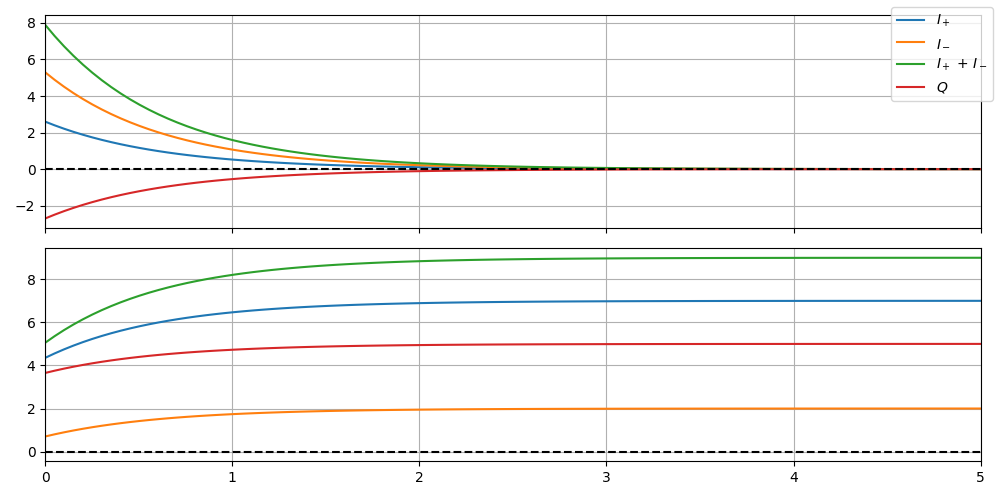

Write Python code to recreate this figure.
import numpy as np
import matplotlib.pyplot as plt

Iplus_i = 2.6
Iminus_i = 5.3

Iplus_f = 7.0
Iminus_f = 2.0

xi = 1.3

x = np.linspace(0.,5,100)

def Iplus(t, prefactor):
    return prefactor * np.exp(t*(1-2*xi))

def Iminus(t, prefactor):
    return prefactor * np.exp(t*(1-2*xi))

Iplus_new = Iplus_f - Iminus(x, Iminus_i) / 2
Iminus_new = Iminus_f - Iplus(x, Iplus_i) / 2

Q_theta1 = Iplus(x, Iplus_i) - Iminus(x, Iminus_i)
Q_theta2 = Iplus_f - Iminus(x, Iminus_i) / 2 - Iminus_f - Iplus(x, Iplus_i) / 2
P_theta1 = Iplus(x, Iplus_i) + Iminus(x, Iminus_i)
P_theta2 = Iplus_new + Iminus_new

fig, (ax1,ax2) = plt.subplots(2, 1, figsize=(10, 5), sharex=True)
ax1.plot(x, Iplus(x, Iplus_i), label=r'$I_+$')
ax1.plot(x, Iminus(x, Iminus_i), label=r'$I_-$')
ax1.plot(x, Iplus(x, Iplus_i) + Iminus(x, Iminus_i), label=r'$I_+$ + $I_-$')
ax1.plot(x, Iplus(x, Iplus_i) - Iminus(x, Iminus_i), label=r'$Q$')
ax1.axhline(0., color='black', linestyle='--')
ax1.set_xlim(0., 5.)
ax1.grid(True)

ax2.plot(x, Iplus_new)
ax2.plot(x, Iminus_new)
ax2.plot(x, Iplus_new + Iminus_new)
ax2.plot(x, Iplus_new - Iminus_new)
ax2.axhline(0., color='black', linestyle='--')
ax2.set_xlim(0., 5.)
ax2.grid(True)
fig.legend(loc='outside right upper')
fig.tight_layout()
fig.savefig('rate_eqs_test.png')

fig, axes = plt.subplots(3, 1, figsize=(6, 8), sharex=True, sharey=True)
axes[0].plot(x, Q_theta1, label=r'$Q$')
axes[0].plot(x, P_theta1, label=r'$P$')
axes[0].axhline(0., color='black', linestyle='--')
axes[0].set_xlim(0., 5.)
axes[0].grid(True)
axes[0].legend()
axes[0].set_ylabel(r'$Q, P$')
axes[0].set_title(r'$R$')
axes[1].plot(x, Q_theta2, label=r'$Q$')
axes[1].plot(x, P_theta2, label=r'$P$')
axes[1].axhline(0., color='black', linestyle='--')
axes[1].set_xlim(0., 5.)
axes[1].grid(True)
axes[1].legend()
axes[1].set_ylabel(r'$Q, P$')
axes[1].set_title(r'$-R$')
axes[2].plot(x, Q_theta1 + Q_theta2, label=r'$Q$')
axes[2].plot(x, P_theta1 + P_theta2, label=r'$P$')
axes[2].axhline(0., color='black', linestyle='--')
axes[2].set_xlim(0., 5.)
axes[2].grid(True)
axes[2].legend()
axes[2].set_ylabel(r'$Q, P$')
axes[2].set_title(r'$Total$')
# fig.legend(loc='outside right upper')
# fig.tight_layout()
fig.supxlabel(r'$t$')
fig.savefig('rate_eqs_test_Q.png')
